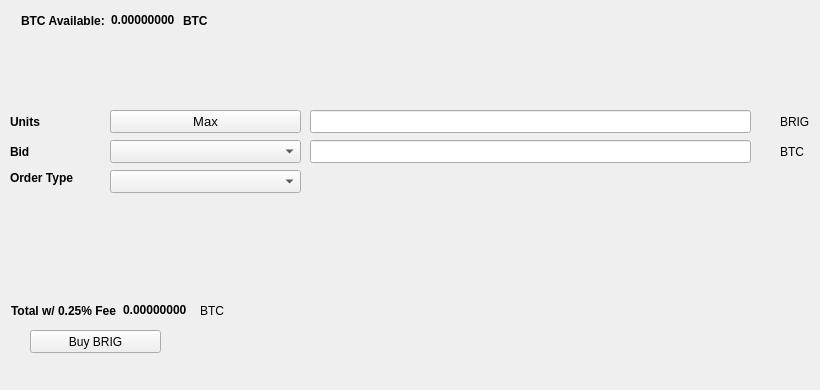
   <widget class="QWidget" name="BuyTab">
    <attribute name="title">
     <string>Buy</string>
    </attribute>
    <widget class="QPushButton" name="BuyBRIG">
     <property name="geometry">
      <rect>
       <x>30</x>
       <y>330</y>
       <width>131</width>
       <height>23</height>
      </rect>
     </property>
     <property name="text">
      <string>Buy BRIG</string>
     </property>
     <property name="icon">
      <iconset resource="../brig.qrc">
       <normaloff>:/icons/bitcoin</normaloff>:/icons/bitcoin</iconset>
     </property>
    </widget>
    <widget class="QLabel" name="label_3">
     <property name="geometry">
      <rect>
       <x>10</x>
       <y>110</y>
       <width>46</width>
       <height>23</height>
      </rect>
     </property>
     <property name="font">
      <font>
       <weight>75</weight>
       <bold>true</bold>
      </font>
     </property>
     <property name="text">
      <string>Units</string>
     </property>
    </widget>
    <widget class="QLineEdit" name="UnitsInput">
     <property name="geometry">
      <rect>
       <x>310</x>
       <y>110</y>
       <width>441</width>
       <height>23</height>
      </rect>
     </property>
     <property name="font">
      <font>
       <pointsize>9</pointsize>
       <weight>75</weight>
       <bold>true</bold>
      </font>
     </property>
    </widget>
    <widget class="QLineEdit" name="BuyBidPriceEdit">
     <property name="geometry">
      <rect>
       <x>310</x>
       <y>140</y>
       <width>441</width>
       <height>23</height>
      </rect>
     </property>
     <property name="font">
      <font>
       <pointsize>9</pointsize>
       <weight>75</weight>
       <bold>true</bold>
      </font>
     </property>
    </widget>
    <widget class="QLabel" name="label_4">
     <property name="geometry">
      <rect>
       <x>780</x>
       <y>110</y>
       <width>31</width>
       <height>23</height>
      </rect>
     </property>
     <property name="text">
      <string>BRIG</string>
     </property>
    </widget>
    <widget class="QLabel" name="label_5">
     <property name="geometry">
      <rect>
       <x>780</x>
       <y>140</y>
       <width>31</width>
       <height>23</height>
      </rect>
     </property>
     <property name="text">
      <string>BTC</string>
     </property>
    </widget>
    <widget class="QLabel" name="label_6">
     <property name="geometry">
      <rect>
       <x>10</x>
       <y>140</y>
       <width>46</width>
       <height>23</height>
      </rect>
     </property>
     <property name="font">
      <font>
       <weight>75</weight>
       <bold>true</bold>
      </font>
     </property>
     <property name="text">
      <string>Bid</string>
     </property>
    </widget>
    <widget class="QLabel" name="label_7">
     <property name="geometry">
      <rect>
       <x>10</x>
       <y>170</y>
       <width>91</width>
       <height>16</height>
      </rect>
     </property>
     <property name="font">
      <font>
       <weight>75</weight>
       <bold>true</bold>
      </font>
     </property>
     <property name="text">
      <string>Order Type</string>
     </property>
    </widget>
    <widget class="QPushButton" name="Buy_Max_Amount">
     <property name="geometry">
      <rect>
       <x>110</x>
       <y>110</y>
       <width>191</width>
       <height>23</height>
      </rect>
     </property>
     <property name="font">
      <font>
       <pointsize>10</pointsize>
      </font>
     </property>
     <property name="text">
      <string>Max</string>
     </property>
    </widget>
    <widget class="QComboBox" name="BuyBidcomboBox">
     <property name="geometry">
      <rect>
       <x>110</x>
       <y>140</y>
       <width>191</width>
       <height>23</height>
      </rect>
     </property>
     <property name="font">
      <font>
       <pointsize>10</pointsize>
      </font>
     </property>
    </widget>
    <widget class="QComboBox" name="buyOrdertypeCombo">
     <property name="geometry">
      <rect>
       <x>110</x>
       <y>170</y>
       <width>191</width>
       <height>23</height>
      </rect>
     </property>
     <property name="font">
      <font>
       <pointsize>10</pointsize>
      </font>
     </property>
    </widget>
    <widget class="QWidget" name="layoutWidget1">
     <property name="geometry">
      <rect>
       <x>21</x>
       <y>11</y>
       <width>227</width>
       <height>19</height>
      </rect>
     </property>
     <layout class="QHBoxLayout" name="horizontalLayout_3">
      <item>
       <widget class="QLabel" name="label232">
        <property name="font">
         <font>
          <weight>75</weight>
          <bold>true</bold>
         </font>
        </property>
        <property name="text">
         <string>BTC Available:</string>
        </property>
       </widget>
      </item>
      <item>
       <widget class="QLabel" name="BtcAvailableLbl">
        <property name="palette">
         <palette>
          <active>
           <colorrole role="WindowText">
            <brush brushstyle="SolidPattern">
             <color alpha="255">
              <red>0</red>
              <green>0</green>
              <blue>0</blue>
             </color>
            </brush>
           </colorrole>
           <colorrole role="Button">
            <brush brushstyle="SolidPattern">
             <color alpha="255">
              <red>0</red>
              <green>170</green>
              <blue>0</blue>
             </color>
            </brush>
           </colorrole>
           <colorrole role="Light">
            <brush brushstyle="SolidPattern">
             <color alpha="255">
              <red>0</red>
              <green>255</green>
              <blue>0</blue>
             </color>
            </brush>
           </colorrole>
           <colorrole role="Midlight">
            <brush brushstyle="SolidPattern">
             <color alpha="255">
              <red>0</red>
              <green>212</green>
              <blue>0</blue>
             </color>
            </brush>
           </colorrole>
           <colorrole role="Dark">
            <brush brushstyle="SolidPattern">
             <color alpha="255">
              <red>0</red>
              <green>85</green>
              <blue>0</blue>
             </color>
            </brush>
           </colorrole>
           <colorrole role="Mid">
            <brush brushstyle="SolidPattern">
             <color alpha="255">
              <red>0</red>
              <green>113</green>
              <blue>0</blue>
             </color>
            </brush>
           </colorrole>
           <colorrole role="Text">
            <brush brushstyle="SolidPattern">
             <color alpha="255">
              <red>0</red>
              <green>170</green>
              <blue>0</blue>
             </color>
            </brush>
           </colorrole>
           <colorrole role="BrightText">
            <brush brushstyle="SolidPattern">
             <color alpha="255">
              <red>255</red>
              <green>255</green>
              <blue>255</blue>
             </color>
            </brush>
           </colorrole>
           <colorrole role="ButtonText">
            <brush brushstyle="SolidPattern">
             <color alpha="255">
              <red>0</red>
              <green>0</green>
              <blue>0</blue>
             </color>
            </brush>
           </colorrole>
           <colorrole role="Base">
            <brush brushstyle="SolidPattern">
             <color alpha="255">
              <red>255</red>
              <green>255</green>
              <blue>255</blue>
             </color>
            </brush>
           </colorrole>
           <colorrole role="Window">
            <brush brushstyle="SolidPattern">
             <color alpha="255">
              <red>0</red>
              <green>170</green>
              <blue>0</blue>
             </color>
            </brush>
           </colorrole>
           <colorrole role="Shadow">
            <brush brushstyle="SolidPattern">
             <color alpha="255">
              <red>0</red>
              <green>0</green>
              <blue>0</blue>
             </color>
            </brush>
           </colorrole>
           <colorrole role="AlternateBase">
            <brush brushstyle="SolidPattern">
             <color alpha="255">
              <red>127</red>
              <green>212</green>
              <blue>127</blue>
             </color>
            </brush>
           </colorrole>
           <colorrole role="ToolTipBase">
            <brush brushstyle="SolidPattern">
             <color alpha="255">
              <red>255</red>
              <green>255</green>
              <blue>220</blue>
             </color>
            </brush>
           </colorrole>
           <colorrole role="ToolTipText">
            <brush brushstyle="SolidPattern">
             <color alpha="255">
              <red>0</red>
              <green>0</green>
              <blue>0</blue>
             </color>
            </brush>
           </colorrole>
          </active>
          <inactive>
           <colorrole role="WindowText">
            <brush brushstyle="SolidPattern">
             <color alpha="255">
              <red>0</red>
              <green>0</green>
              <blue>0</blue>
             </color>
            </brush>
           </colorrole>
           <colorrole role="Button">
            <brush brushstyle="SolidPattern">
             <color alpha="255">
              <red>0</red>
              <green>170</green>
              <blue>0</blue>
             </color>
            </brush>
           </colorrole>
           <colorrole role="Light">
            <brush brushstyle="SolidPattern">
             <color alpha="255">
              <red>0</red>
              <green>255</green>
              <blue>0</blue>
             </color>
            </brush>
           </colorrole>
           <colorrole role="Midlight">
            <brush brushstyle="SolidPattern">
             <color alpha="255">
              <red>0</red>
              <green>212</green>
              <blue>0</blue>
             </color>
            </brush>
           </colorrole>
           <colorrole role="Dark">
            <brush brushstyle="SolidPattern">
             <color alpha="255">
              <red>0</red>
              <green>85</green>
              <blue>0</blue>
             </color>
            </brush>
           </colorrole>
           <colorrole role="Mid">
            <brush brushstyle="SolidPattern">
             <color alpha="255">
              <red>0</red>
              <green>113</green>
              <blue>0</blue>
             </color>
            </brush>
           </colorrole>
           <colorrole role="Text">
            <brush brushstyle="SolidPattern">
             <color alpha="255">
              <red>0</red>
              <green>170</green>
              <blue>0</blue>
             </color>
            </brush>
           </colorrole>
           <colorrole role="BrightText">
            <brush brushstyle="SolidPattern">
             <color alpha="255">
              <red>255</red>
              <green>255</green>
              <blue>255</blue>
             </color>
            </brush>
           </colorrole>
           <colorrole role="ButtonText">
            <brush brushstyle="SolidPattern">
             <color alpha="255">
              <red>0</red>
              <green>0</green>
              <blue>0</blue>
             </color>
            </brush>
           </colorrole>
           <colorrole role="Base">
            <brush brushstyle="SolidPattern">
             <color alpha="255">
              <red>255</red>
              <green>255</green>
              <blue>255</blue>
             </color>
            </brush>
           </colorrole>
           <colorrole role="Window">
            <brush brushstyle="SolidPattern">
             <color alpha="255">
              <red>0</red>
              <green>170</green>
              <blue>0</blue>
             </color>
            </brush>
           </colorrole>
           <colorrole role="Shadow">
            <brush brushstyle="SolidPattern">
             <color alpha="255">
              <red>0</red>
              <green>0</green>
              <blue>0</blue>
             </color>
            </brush>
           </colorrole>
           <colorrole role="AlternateBase">
            <brush brushstyle="SolidPattern">
             <color alpha="255">
              <red>127</red>
              <green>212</green>
              <blue>127</blue>
             </color>
            </brush>
           </colorrole>
           <colorrole role="ToolTipBase">
            <brush brushstyle="SolidPattern">
             <color alpha="255">
              <red>255</red>
              <green>255</green>
              <blue>220</blue>
             </color>
            </brush>
           </colorrole>
           <colorrole role="ToolTipText">
            <brush brushstyle="SolidPattern">
             <color alpha="255">
              <red>0</red>
              <green>0</green>
              <blue>0</blue>
             </color>
            </brush>
           </colorrole>
          </inactive>
          <disabled>
           <colorrole role="WindowText">
            <brush brushstyle="SolidPattern">
             <color alpha="255">
              <red>0</red>
              <green>85</green>
              <blue>0</blue>
             </color>
            </brush>
           </colorrole>
           <colorrole role="Button">
            <brush brushstyle="SolidPattern">
             <color alpha="255">
              <red>0</red>
              <green>170</green>
              <blue>0</blue>
             </color>
            </brush>
           </colorrole>
           <colorrole role="Light">
            <brush brushstyle="SolidPattern">
             <color alpha="255">
              <red>0</red>
              <green>255</green>
              <blue>0</blue>
             </color>
            </brush>
           </colorrole>
           <colorrole role="Midlight">
            <brush brushstyle="SolidPattern">
             <color alpha="255">
              <red>0</red>
              <green>212</green>
              <blue>0</blue>
             </color>
            </brush>
           </colorrole>
           <colorrole role="Dark">
            <brush brushstyle="SolidPattern">
             <color alpha="255">
              <red>0</red>
              <green>85</green>
              <blue>0</blue>
             </color>
            </brush>
           </colorrole>
           <colorrole role="Mid">
            <brush brushstyle="SolidPattern">
             <color alpha="255">
              <red>0</red>
              <green>113</green>
              <blue>0</blue>
             </color>
            </brush>
           </colorrole>
           <colorrole role="Text">
            <brush brushstyle="SolidPattern">
             <color alpha="255">
              <red>0</red>
              <green>85</green>
              <blue>0</blue>
             </color>
            </brush>
           </colorrole>
           <colorrole role="BrightText">
            <brush brushstyle="SolidPattern">
             <color alpha="255">
              <red>255</red>
              <green>255</green>
              <blue>255</blue>
             </color>
            </brush>
           </colorrole>
           <colorrole role="ButtonText">
            <brush brushstyle="SolidPattern">
             <color alpha="255">
              <red>0</red>
              <green>85</green>
              <blue>0</blue>
             </color>
            </brush>
           </colorrole>
           <colorrole role="Base">
            <brush brushstyle="SolidPattern">
             <color alpha="255">
              <red>0</red>
              <green>170</green>
              <blue>0</blue>
             </color>
            </brush>
           </colorrole>
           <colorrole role="Window">
            <brush brushstyle="SolidPattern">
             <color alpha="255">
              <red>0</red>
              <green>170</green>
              <blue>0</blue>
             </color>
            </brush>
           </colorrole>
           <colorrole role="Shadow">
            <brush brushstyle="SolidPattern">
             <color alpha="255">
              <red>0</red>
              <green>0</green>
              <blue>0</blue>
             </color>
            </brush>
           </colorrole>
           <colorrole role="AlternateBase">
            <brush brushstyle="SolidPattern">
             <color alpha="255">
              <red>0</red>
              <green>170</green>
              <blue>0</blue>
             </color>
            </brush>
           </colorrole>
           <colorrole role="ToolTipBase">
            <brush brushstyle="SolidPattern">
             <color alpha="255">
              <red>255</red>
              <green>255</green>
              <blue>220</blue>
             </color>
            </brush>
           </colorrole>
           <colorrole role="ToolTipText">
            <brush brushstyle="SolidPattern">
             <color alpha="255">
              <red>0</red>
              <green>0</green>
              <blue>0</blue>
             </color>
            </brush>
           </colorrole>
          </disabled>
         </palette>
        </property>
        <property name="font">
         <font>
          <weight>75</weight>
          <bold>true</bold>
         </font>
        </property>
        <property name="text">
         <string>0.00000000</string>
        </property>
        <property name="textInteractionFlags">
         <set>Qt::LinksAccessibleByMouse|Qt::TextSelectableByKeyboard|Qt::TextSelectableByMouse</set>
        </property>
       </widget>
      </item>
      <item>
       <widget class="QLabel" name="BtcAvailableLbl_2">
        <property name="font">
         <font>
          <weight>75</weight>
          <bold>true</bold>
         </font>
        </property>
        <property name="text">
         <string>BTC</string>
        </property>
       </widget>
      </item>
     </layout>
    </widget>
    <widget class="QWidget" name="layoutWidge2">
     <property name="geometry">
      <rect>
       <x>11</x>
       <y>301</y>
       <width>259</width>
       <height>19</height>
      </rect>
     </property>
     <layout class="QHBoxLayout" name="horizontalLayout_4">
      <item>
       <widget class="QLabel" name="label_9">
        <property name="font">
         <font>
          <weight>75</weight>
          <bold>true</bold>
         </font>
        </property>
        <property name="text">
         <string>Total w/ 0.25% Fee</string>
        </property>
       </widget>
      </item>
      <item>
       <widget class="QLabel" name="BuyCostLabel">
        <property name="palette">
         <palette>
          <active>
           <colorrole role="WindowText">
            <brush brushstyle="SolidPattern">
             <color alpha="255">
              <red>0</red>
              <green>0</green>
              <blue>0</blue>
             </color>
            </brush>
           </colorrole>
           <colorrole role="Button">
            <brush brushstyle="SolidPattern">
             <color alpha="255">
              <red>0</red>
              <green>170</green>
              <blue>0</blue>
             </color>
            </brush>
           </colorrole>
           <colorrole role="Light">
            <brush brushstyle="SolidPattern">
             <color alpha="255">
              <red>0</red>
              <green>255</green>
              <blue>0</blue>
             </color>
            </brush>
           </colorrole>
           <colorrole role="Midlight">
            <brush brushstyle="SolidPattern">
             <color alpha="255">
              <red>0</red>
              <green>212</green>
              <blue>0</blue>
             </color>
            </brush>
           </colorrole>
           <colorrole role="Dark">
            <brush brushstyle="SolidPattern">
             <color alpha="255">
              <red>0</red>
              <green>85</green>
              <blue>0</blue>
             </color>
            </brush>
           </colorrole>
           <colorrole role="Mid">
            <brush brushstyle="SolidPattern">
             <color alpha="255">
              <red>0</red>
              <green>113</green>
              <blue>0</blue>
             </color>
            </brush>
           </colorrole>
           <colorrole role="Text">
            <brush brushstyle="SolidPattern">
             <color alpha="255">
              <red>0</red>
              <green>170</green>
              <blue>0</blue>
             </color>
            </brush>
           </colorrole>
           <colorrole role="BrightText">
            <brush brushstyle="SolidPattern">
             <color alpha="255">
              <red>255</red>
              <green>255</green>
              <blue>255</blue>
             </color>
            </brush>
           </colorrole>
           <colorrole role="ButtonText">
            <brush brushstyle="SolidPattern">
             <color alpha="255">
              <red>0</red>
              <green>0</green>
              <blue>0</blue>
             </color>
            </brush>
           </colorrole>
           <colorrole role="Base">
            <brush brushstyle="SolidPattern">
             <color alpha="255">
              <red>255</red>
              <green>255</green>
              <blue>255</blue>
             </color>
            </brush>
           </colorrole>
           <colorrole role="Window">
            <brush brushstyle="SolidPattern">
             <color alpha="255">
              <red>0</red>
              <green>170</green>
              <blue>0</blue>
             </color>
            </brush>
           </colorrole>
           <colorrole role="Shadow">
            <brush brushstyle="SolidPattern">
             <color alpha="255">
              <red>0</red>
              <green>0</green>
              <blue>0</blue>
             </color>
            </brush>
           </colorrole>
           <colorrole role="AlternateBase">
            <brush brushstyle="SolidPattern">
             <color alpha="255">
              <red>127</red>
              <green>212</green>
              <blue>127</blue>
             </color>
            </brush>
           </colorrole>
           <colorrole role="ToolTipBase">
            <brush brushstyle="SolidPattern">
             <color alpha="255">
              <red>255</red>
              <green>255</green>
              <blue>220</blue>
             </color>
            </brush>
           </colorrole>
           <colorrole role="ToolTipText">
            <brush brushstyle="SolidPattern">
             <color alpha="255">
              <red>0</red>
              <green>0</green>
              <blue>0</blue>
             </color>
            </brush>
           </colorrole>
          </active>
          <inactive>
           <colorrole role="WindowText">
            <brush brushstyle="SolidPattern">
             <color alpha="255">
              <red>0</red>
              <green>0</green>
              <blue>0</blue>
             </color>
            </brush>
           </colorrole>
           <colorrole role="Button">
            <brush brushstyle="SolidPattern">
             <color alpha="255">
              <red>0</red>
              <green>170</green>
              <blue>0</blue>
             </color>
            </brush>
           </colorrole>
           <colorrole role="Light">
            <brush brushstyle="SolidPattern">
             <color alpha="255">
              <red>0</red>
              <green>255</green>
              <blue>0</blue>
             </color>
            </brush>
           </colorrole>
           <colorrole role="Midlight">
            <brush brushstyle="SolidPattern">
             <color alpha="255">
              <red>0</red>
              <green>212</green>
              <blue>0</blue>
             </color>
            </brush>
           </colorrole>
           <colorrole role="Dark">
            <brush brushstyle="SolidPattern">
             <color alpha="255">
              <red>0</red>
              <green>85</green>
              <blue>0</blue>
             </color>
            </brush>
           </colorrole>
           <colorrole role="Mid">
            <brush brushstyle="SolidPattern">
             <color alpha="255">
              <red>0</red>
              <green>113</green>
              <blue>0</blue>
             </color>
            </brush>
           </colorrole>
           <colorrole role="Text">
            <brush brushstyle="SolidPattern">
             <color alpha="255">
              <red>0</red>
              <green>170</green>
              <blue>0</blue>
             </color>
            </brush>
           </colorrole>
           <colorrole role="BrightText">
            <brush brushstyle="SolidPattern">
             <color alpha="255">
              <red>255</red>
              <green>255</green>
              <blue>255</blue>
             </color>
            </brush>
           </colorrole>
           <colorrole role="ButtonText">
            <brush brushstyle="SolidPattern">
             <color alpha="255">
              <red>0</red>
              <green>0</green>
              <blue>0</blue>
             </color>
            </brush>
           </colorrole>
           <colorrole role="Base">
            <brush brushstyle="SolidPattern">
             <color alpha="255">
              <red>255</red>
              <green>255</green>
              <blue>255</blue>
             </color>
            </brush>
           </colorrole>
           <colorrole role="Window">
            <brush brushstyle="SolidPattern">
             <color alpha="255">
              <red>0</red>
              <green>170</green>
              <blue>0</blue>
             </color>
            </brush>
           </colorrole>
           <colorrole role="Shadow">
            <brush brushstyle="SolidPattern">
             <color alpha="255">
              <red>0</red>
              <green>0</green>
              <blue>0</blue>
             </color>
            </brush>
           </colorrole>
           <colorrole role="AlternateBase">
            <brush brushstyle="SolidPattern">
             <color alpha="255">
              <red>127</red>
              <green>212</green>
              <blue>127</blue>
             </color>
            </brush>
           </colorrole>
           <colorrole role="ToolTipBase">
            <brush brushstyle="SolidPattern">
             <color alpha="255">
              <red>255</red>
              <green>255</green>
              <blue>220</blue>
             </color>
            </brush>
           </colorrole>
           <colorrole role="ToolTipText">
            <brush brushstyle="SolidPattern">
             <color alpha="255">
              <red>0</red>
              <green>0</green>
              <blue>0</blue>
             </color>
            </brush>
           </colorrole>
          </inactive>
          <disabled>
           <colorrole role="WindowText">
            <brush brushstyle="SolidPattern">
             <color alpha="255">
              <red>0</red>
              <green>85</green>
              <blue>0</blue>
             </color>
            </brush>
           </colorrole>
           <colorrole role="Button">
            <brush brushstyle="SolidPattern">
             <color alpha="255">
              <red>0</red>
              <green>170</green>
              <blue>0</blue>
             </color>
            </brush>
           </colorrole>
           <colorrole role="Light">
            <brush brushstyle="SolidPattern">
             <color alpha="255">
              <red>0</red>
              <green>255</green>
              <blue>0</blue>
             </color>
            </brush>
           </colorrole>
           <colorrole role="Midlight">
            <brush brushstyle="SolidPattern">
             <color alpha="255">
              <red>0</red>
              <green>212</green>
              <blue>0</blue>
             </color>
            </brush>
           </colorrole>
           <colorrole role="Dark">
            <brush brushstyle="SolidPattern">
             <color alpha="255">
              <red>0</red>
              <green>85</green>
              <blue>0</blue>
             </color>
            </brush>
           </colorrole>
           <colorrole role="Mid">
            <brush brushstyle="SolidPattern">
             <color alpha="255">
              <red>0</red>
              <green>113</green>
              <blue>0</blue>
             </color>
            </brush>
           </colorrole>
           <colorrole role="Text">
            <brush brushstyle="SolidPattern">
             <color alpha="255">
              <red>0</red>
              <green>85</green>
              <blue>0</blue>
             </color>
            </brush>
           </colorrole>
           <colorrole role="BrightText">
            <brush brushstyle="SolidPattern">
             <color alpha="255">
              <red>255</red>
              <green>255</green>
              <blue>255</blue>
             </color>
            </brush>
           </colorrole>
           <colorrole role="ButtonText">
            <brush brushstyle="SolidPattern">
             <color alpha="255">
              <red>0</red>
              <green>85</green>
              <blue>0</blue>
             </color>
            </brush>
           </colorrole>
           <colorrole role="Base">
            <brush brushstyle="SolidPattern">
             <color alpha="255">
              <red>0</red>
              <green>170</green>
              <blue>0</blue>
             </color>
            </brush>
           </colorrole>
           <colorrole role="Window">
            <brush brushstyle="SolidPattern">
             <color alpha="255">
              <red>0</red>
              <green>170</green>
              <blue>0</blue>
             </color>
            </brush>
           </colorrole>
           <colorrole role="Shadow">
            <brush brushstyle="SolidPattern">
             <color alpha="255">
              <red>0</red>
              <green>0</green>
              <blue>0</blue>
             </color>
            </brush>
           </colorrole>
           <colorrole role="AlternateBase">
            <brush brushstyle="SolidPattern">
             <color alpha="255">
              <red>0</red>
              <green>170</green>
              <blue>0</blue>
             </color>
            </brush>
           </colorrole>
           <colorrole role="ToolTipBase">
            <brush brushstyle="SolidPattern">
             <color alpha="255">
              <red>255</red>
              <green>255</green>
              <blue>220</blue>
             </color>
            </brush>
           </colorrole>
           <colorrole role="ToolTipText">
            <brush brushstyle="SolidPattern">
             <color alpha="255">
              <red>0</red>
              <green>0</green>
              <blue>0</blue>
             </color>
            </brush>
           </colorrole>
          </disabled>
         </palette>
        </property>
        <property name="font">
         <font>
          <weight>75</weight>
          <bold>true</bold>
         </font>
        </property>
        <property name="autoFillBackground">
         <bool>false</bool>
        </property>
        <property name="text">
         <string>0.00000000</string>
        </property>
        <property name="textInteractionFlags">
         <set>Qt::LinksAccessibleByMouse|Qt::TextSelectableByMouse</set>
        </property>
       </widget>
      </item>
      <item>
       <widget class="QLabel" name="label_10">
        <property name="font">
         <font>
          <weight>50</weight>
          <bold>false</bold>
         </font>
        </property>
        <property name="text">
         <string>BTC</string>
        </property>
       </widget>
      </item>
     </layout>
    </widget>
    <widget class="QLabel" name="label_24">
     <property name="geometry">
      <rect>
       <x>460</x>
       <y>300</y>
       <width>281</width>
       <height>81</height>
      </rect>
     </property>
     <property name="text">
      <string/>
     </property>
     <property name="pixmap">
      <pixmap>:/images/bittrex</pixmap>
     </property>
    </widget>
   </widget>
